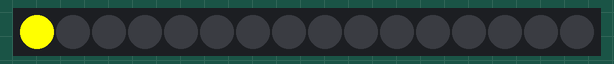
Bench run of a sketch on a simulated Arduino Uno, built with avr-gcc and run on an emulated ATmega328P. On the bench: 16 RGB LEDs in strip order, left to right.

Above: at 0.1 s.
At 15.1 s:
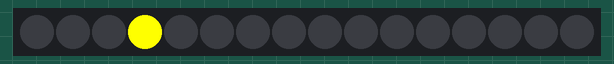
At 30.1 s:
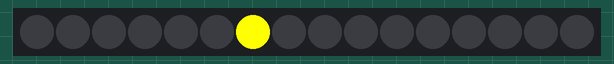
At 65.1 s:
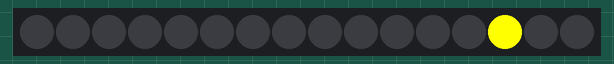
At 98.1 s:
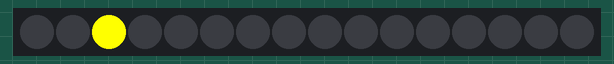
At 128.1 s:
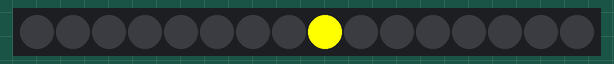

The sketch:

Code_to_light_up_the_LEDs_one_by_one.ino
```cpp
#include <Adafruit_NeoPixel.h>
#ifdef __AVR__
  #include <avr/power.h>
#endif

#define PIN       7
#define NUMPIXELS  16

Adafruit_NeoPixel pixels(NUMPIXELS, PIN, NEO_GRB + NEO_KHZ800);

void setup() {
  pixels.begin();
  pixels.setBrightness(255); // Réglez la luminosité à 255 (maximum)
}

void loop() {
  // Allumer toutes les LEDs en rouge
  for(int i = 0; i < NUMPIXELS; i++) {
    pixels.setPixelColor(i, pixels.Color(255, 255,0)); // Rouge
    pixels.show();

    delay(5000);

    pixels.setPixelColor(i, pixels.Color(0, 0, 0));
    pixels.show();
  }
  // Afficher les changements

  delay(8000); // Attendez 5 minutes (300 000 millisecondes)

  // Éteindre toutes les LEDs
  for(int i = 0; i <1; i++) {
    pixels.setPixelColor(i, pixels.Color(0, 0, 0)); // Éteindre
  }
  pixels.show(); // Afficher les changements
}
```

Measured:
- what the display in image 1 shows lasts 5.0 s, from 15.0 s to 20.0 s
